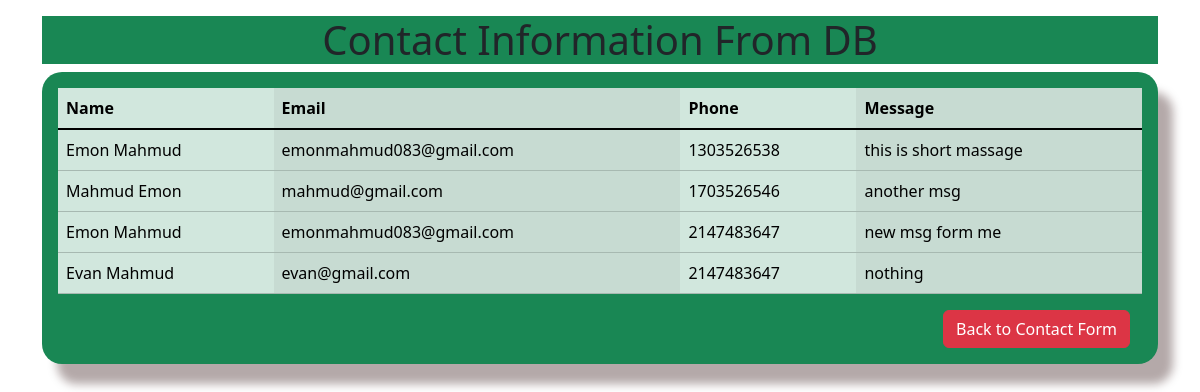
Page /viewData.php on the committed database.
### tables this page shows
CREATE TABLE `contact_t` (
  `fname` varchar(20) NOT NULL,
  `lname` varchar(20) NOT NULL,
  `phone` int(11) NOT NULL,
  `email` varchar(30) NOT NULL,
  `massage` text NOT NULL
);

### viewData.php (the view, shortened to what this page needs)
<?php
$servername = "localhost";
$username = "root";
$password ="";
$db = "webapp";
$con = mysqli_connect($servername,$username,$password, $db);
$sql = "SELECT * FROM contact_t";
$exe = mysqli_query($con, $sql);
?>
<!doctype html>
<html lang="en">
<head>
    <link rel="stylesheet" href="style.css">
    <link href="https://cdn.jsdelivr.net/npm/bootstrap@5.3.2/dist/css/bootstrap.min.css" rel="stylesheet"
>
</head>
<body class="container">
<h1 class="text-center bg-success mt-3">Contact Information From DB</h1>
<div class="container bg-success table-responsive mt-2 p-3 tbl ">
      <table class="table table-success table-striped-columns ">
        <thead>
          <tr>
            <th scope="col">Name</th>
            <th scope="col">Email</th>
            <th scope="col">Phone</th>
            <th scope="col">Message</th>
          </tr>
        </thead>
        <tbody class="table-group-divider">
          <tr>
            <?php
            while ($row = mysqli_fetch_array($exe))
            {
              ?>
            <td><?php echo $row ['fname']." ". $row ['lname']?></td>
            <td><?php echo $row ['email']?></td>
            <td><?php echo $row ['phone'] ?></td>
            <td><?php echo $row ['massage'] ?></td>
          </tr>
          <?php
            }
            ?>
        </tbody>
      </table>
      <div class="container d-flex justify-content-end">
      <a href="index.html"><button type="submit"  class="btn btn-danger">Back to Contact Form</button>
</a>
      </div>
    </div>
</body>
</html>

### style.css (style rules this page uses)
.tbl { box-shadow: rgba(40, 9, 9, 0.35) 15px 20px 10px; border-radius: 20px; }

### rows in the picture
contact_t: fname "Emon", lname "Mahmud", email "emonmahmud083@gmail.com", phone "1303526538", massage "this is short massage"
contact_t: fname "Mahmud", lname "Emon", email "mahmud@gmail.com", phone "1703526546", massage "another msg"
contact_t: fname "Emon", lname "Mahmud", email "emonmahmud083@gmail.com", phone "2147483647", massage "new msg form me"
contact_t: fname "Evan", lname "Mahmud", email "evan@gmail.com", phone "2147483647", massage "nothing"
